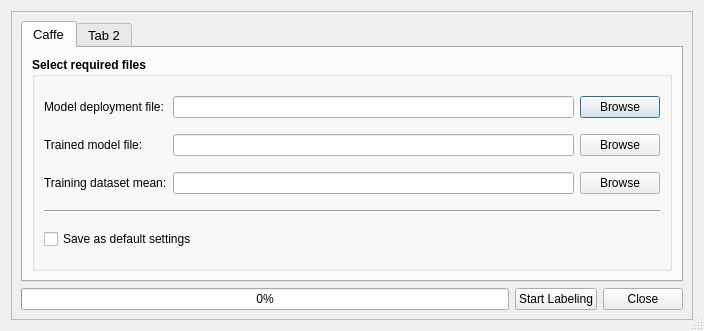
<?xml version="1.0" encoding="UTF-8"?>
<ui version="4.0">
 <class>DeepNeuronDialog</class>
 <widget class="QDialog" name="DeepNeuronDialog">
  <property name="windowModality">
   <enum>Qt::NonModal</enum>
  </property>
  <property name="geometry">
   <rect>
    <x>0</x>
    <y>0</y>
    <width>704</width>
    <height>331</height>
   </rect>
  </property>
  <property name="maximumSize">
   <size>
    <width>1000</width>
    <height>650</height>
   </size>
  </property>
  <property name="windowTitle">
   <string>Deep Neuron</string>
  </property>
  <property name="sizeGripEnabled">
   <bool>true</bool>
  </property>
  <property name="modal">
   <bool>true</bool>
  </property>
  <layout class="QGridLayout" name="gridLayout_2">
   <item row="0" column="0">
    <widget class="QScrollArea" name="scrollArea">
     <property name="sizePolicy">
      <sizepolicy hsizetype="Expanding" vsizetype="Expanding">
       <horstretch>0</horstretch>
       <verstretch>0</verstretch>
      </sizepolicy>
     </property>
     <property name="verticalScrollBarPolicy">
      <enum>Qt::ScrollBarAsNeeded</enum>
     </property>
     <property name="horizontalScrollBarPolicy">
      <enum>Qt::ScrollBarAsNeeded</enum>
     </property>
     <property name="widgetResizable">
      <bool>true</bool>
     </property>
     <widget class="QWidget" name="scrollAreaWidgetContents">
      <property name="geometry">
       <rect>
        <x>0</x>
        <y>0</y>
        <width>680</width>
        <height>307</height>
       </rect>
      </property>
      <layout class="QGridLayout" name="gridLayout">
       <item row="0" column="0" colspan="3">
        <widget class="QTabWidget" name="tabWidget">
         <property name="font">
          <font>
           <pointsize>10</pointsize>
          </font>
         </property>
         <property name="currentIndex">
          <number>0</number>
         </property>
         <widget class="QWidget" name="tab">
          <attribute name="title">
           <string>Caffe</string>
          </attribute>
          <layout class="QGridLayout" name="gridLayout_3">
           <item row="0" column="0">
            <widget class="QGroupBox" name="groupBox">
             <property name="font">
              <font>
               <pointsize>9</pointsize>
               <weight>75</weight>
               <bold>true</bold>
              </font>
             </property>
             <property name="title">
              <string>Select required files</string>
             </property>
             <layout class="QGridLayout" name="gridLayout_4">
              <item row="0" column="0">
               <widget class="QLabel" name="label">
                <property name="font">
                 <font>
                  <weight>50</weight>
                  <bold>false</bold>
                 </font>
                </property>
                <property name="text">
                 <string>Model deployment file:</string>
                </property>
               </widget>
              </item>
              <item row="0" column="1">
               <widget class="QLineEdit" name="lineEdit">
                <property name="font">
                 <font>
                  <weight>50</weight>
                  <bold>false</bold>
                 </font>
                </property>
               </widget>
              </item>
              <item row="0" column="2">
               <widget class="QPushButton" name="pushButton_3">
                <property name="font">
                 <font>
                  <weight>50</weight>
                  <bold>false</bold>
                 </font>
                </property>
                <property name="text">
                 <string>Browse</string>
                </property>
               </widget>
              </item>
              <item row="1" column="0">
               <widget class="QLabel" name="label_2">
                <property name="font">
                 <font>
                  <weight>50</weight>
                  <bold>false</bold>
                 </font>
                </property>
                <property name="text">
                 <string>Trained model file:</string>
                </property>
               </widget>
              </item>
              <item row="1" column="1">
               <widget class="QLineEdit" name="lineEdit_2">
                <property name="font">
                 <font>
                  <weight>50</weight>
                  <bold>false</bold>
                 </font>
                </property>
               </widget>
              </item>
              <item row="1" column="2">
               <widget class="QPushButton" name="pushButton_4">
                <property name="font">
                 <font>
                  <weight>50</weight>
                  <bold>false</bold>
                 </font>
                </property>
                <property name="text">
                 <string>Browse</string>
                </property>
               </widget>
              </item>
              <item row="2" column="0">
               <widget class="QLabel" name="label_3">
                <property name="font">
                 <font>
                  <weight>50</weight>
                  <bold>false</bold>
                 </font>
                </property>
                <property name="text">
                 <string>Training dataset mean:</string>
                </property>
               </widget>
              </item>
              <item row="2" column="1">
               <widget class="QLineEdit" name="lineEdit_3">
                <property name="font">
                 <font>
                  <weight>50</weight>
                  <bold>false</bold>
                 </font>
                </property>
               </widget>
              </item>
              <item row="2" column="2">
               <widget class="QPushButton" name="pushButton_5">
                <property name="font">
                 <font>
                  <weight>50</weight>
                  <bold>false</bold>
                 </font>
                </property>
                <property name="text">
                 <string>Browse</string>
                </property>
               </widget>
              </item>
              <item row="3" column="0" colspan="3">
               <widget class="Line" name="line">
                <property name="orientation">
                 <enum>Qt::Horizontal</enum>
                </property>
               </widget>
              </item>
              <item row="4" column="0" colspan="2">
               <widget class="QCheckBox" name="checkBox">
                <property name="font">
                 <font>
                  <weight>50</weight>
                  <bold>false</bold>
                 </font>
                </property>
                <property name="text">
                 <string>Save as default settings</string>
                </property>
               </widget>
              </item>
             </layout>
            </widget>
           </item>
          </layout>
         </widget>
         <widget class="QWidget" name="tab_2">
          <attribute name="title">
           <string>Tab 2</string>
          </attribute>
         </widget>
        </widget>
       </item>
       <item row="1" column="0">
        <widget class="QProgressBar" name="progressBar">
         <property name="value">
          <number>0</number>
         </property>
         <property name="alignment">
          <set>Qt::AlignCenter</set>
         </property>
         <property name="textDirection">
          <enum>QProgressBar::TopToBottom</enum>
         </property>
        </widget>
       </item>
       <item row="1" column="1">
        <widget class="QPushButton" name="pushButton_2">
         <property name="font">
          <font>
           <pointsize>9</pointsize>
          </font>
         </property>
         <property name="text">
          <string>Start Labeling</string>
         </property>
        </widget>
       </item>
       <item row="1" column="2">
        <widget class="QPushButton" name="pushButton">
         <property name="font">
          <font>
           <pointsize>9</pointsize>
          </font>
         </property>
         <property name="text">
          <string>Close</string>
         </property>
        </widget>
       </item>
      </layout>
     </widget>
    </widget>
   </item>
  </layout>
 </widget>
 <resources/>
 <connections>
  <connection>
   <sender>pushButton_2</sender>
   <signal>clicked()</signal>
   <receiver>DeepNeuronDialog</receiver>
   <slot>okClicked()</slot>
   <hints>
    <hint type="sourcelabel">
     <x>528</x>
     <y>290</y>
    </hint>
    <hint type="destinationlabel">
     <x>704</x>
     <y>96</y>
    </hint>
   </hints>
  </connection>
  <connection>
   <sender>pushButton</sender>
   <signal>clicked()</signal>
   <receiver>DeepNeuronDialog</receiver>
   <slot>closeClicked()</slot>
   <hints>
    <hint type="sourcelabel">
     <x>625</x>
     <y>290</y>
    </hint>
    <hint type="destinationlabel">
     <x>699</x>
     <y>294</y>
    </hint>
   </hints>
  </connection>
  <connection>
   <sender>pushButton_3</sender>
   <signal>clicked()</signal>
   <receiver>DeepNeuronDialog</receiver>
   <slot>filePath()</slot>
   <hints>
    <hint type="sourcelabel">
     <x>589</x>
     <y>109</y>
    </hint>
    <hint type="destinationlabel">
     <x>627</x>
     <y>6</y>
    </hint>
   </hints>
  </connection>
  <connection>
   <sender>pushButton_4</sender>
   <signal>clicked()</signal>
   <receiver>DeepNeuronDialog</receiver>
   <slot>filePath()</slot>
   <hints>
    <hint type="sourcelabel">
     <x>620</x>
     <y>150</y>
    </hint>
    <hint type="destinationlabel">
     <x>700</x>
     <y>156</y>
    </hint>
   </hints>
  </connection>
  <connection>
   <sender>pushButton_5</sender>
   <signal>clicked()</signal>
   <receiver>DeepNeuronDialog</receiver>
   <slot>filePath()</slot>
   <hints>
    <hint type="sourcelabel">
     <x>621</x>
     <y>186</y>
    </hint>
    <hint type="destinationlabel">
     <x>695</x>
     <y>202</y>
    </hint>
   </hints>
  </connection>
 </connections>
 <slots>
  <slot>okClicked()</slot>
  <slot>closeClicked()</slot>
  <slot>filePath()</slot>
 </slots>
</ui>
